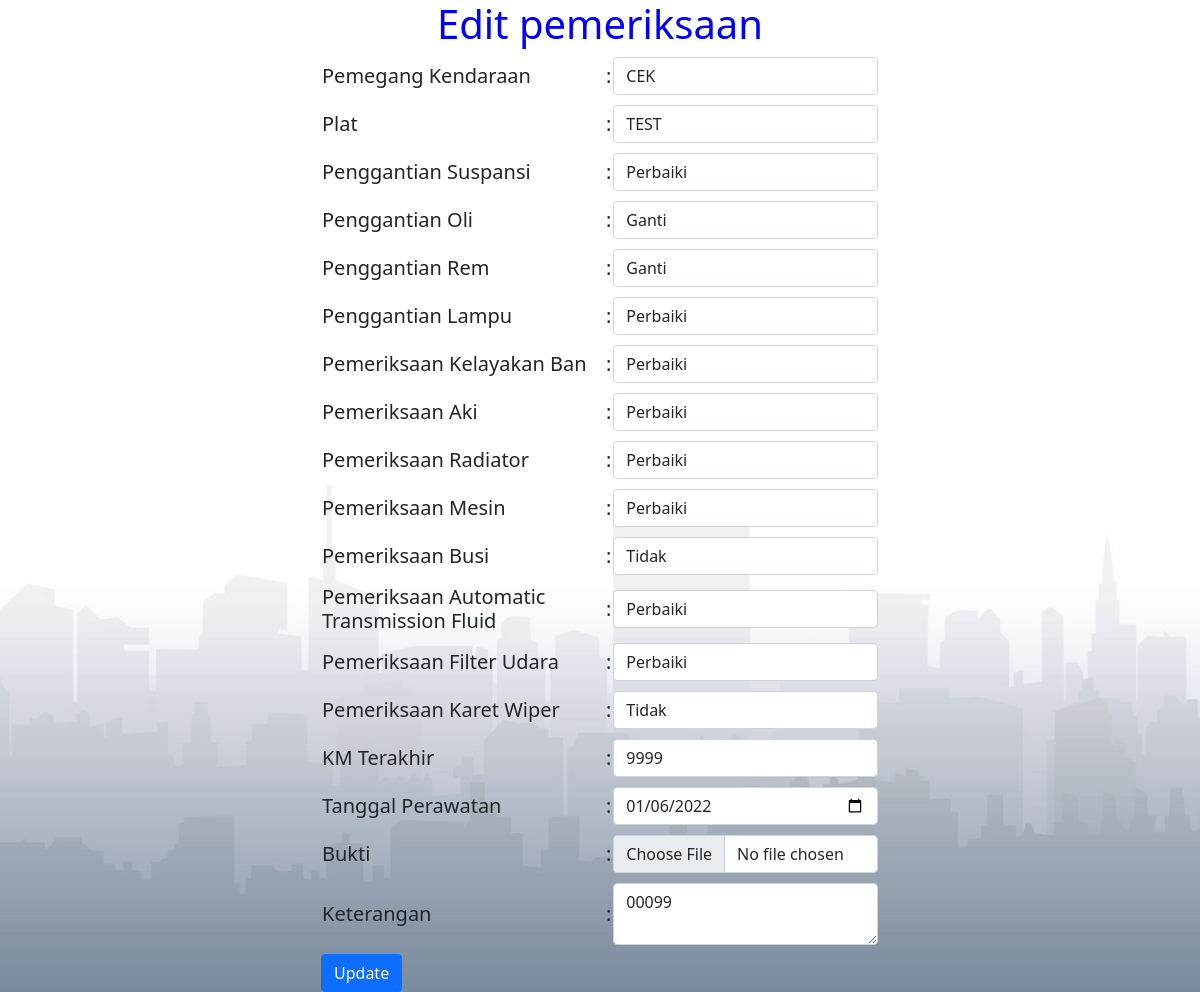
The app's page /pemeriksaan/get_edit/136 with its own data.
### tables this page shows
CREATE TABLE `tbl_perawatan` (
  `id_perawatan` int(11) NOT NULL,
  `pemegang_kendaraan` varchar(32) NOT NULL,
  `plat` varchar(11) NOT NULL,
  `pemeriksaan_suspansi` varchar(11) NOT NULL,
  `pemeriksaan_oli` varchar(11) NOT NULL,
  `pemeriksaan_rem` varchar(11) NOT NULL,
  `pemeriksaan_lampu` varchar(11) NOT NULL,
  `pemeriksaan_kelayakan_ban` varchar(11) NOT NULL,
  `pemeriksaan_aki` varchar(11) NOT NULL,
  `pemeriksaan_radiator` varchar(11) NOT NULL,
  `pemeriksaan_mesin` varchar(11) NOT NULL,
  `pemeriksaan_busi` varchar(11) NOT NULL,
  `pemeriksaan_atf` varchar(11) NOT NULL,
  `pemeriksaan_filter_udara` varchar(11) NOT NULL,
  `pemeriksaan_karet_wiper` varchar(11) NOT NULL,
  `km_terakhir` varchar(11) NOT NULL,
  `tanggal_perawatan` varchar(32) NOT NULL,
  `bukti` varchar(100) NOT NULL,
  `keterangan` varchar(99) NOT NULL
);

### application/controllers/pemeriksaan.php (called while the page is built, shortened)
<?php
class pemeriksaan extends CI_Controller{
 function __construct(){
 $this->load->model('pemeriksaan_model');
 }
	function get_edit() {
		$id_perawatan = $this->uri->segment(3);
		$result = $this->pemeriksaan_model->get_id_perawatan($id_perawatan);
			if($result->num_rows() > 0){
			$i = $result->row_array();
				$data = array(
					'id_perawatan' => $i['id_perawatan'],
					'pemegang_kendaraan' => $i['pemegang_kendaraan'],
					'plat' => $i['plat'],
					'pemeriksaan_suspansi' => $i['pemeriksaan_suspansi'],
					'pemeriksaan_oli' => $i['pemeriksaan_oli'],
					'pemeriksaan_rem' => $i['pemeriksaan_rem'],
					'pemeriksaan_lampu' => $i['pemeriksaan_lampu'],
					'pemeriksaan_kelayakan_ban' => $i['pemeriksaan_kelayakan_ban'],
					'pemeriksaan_aki' => $i['pemeriksaan_aki'],
					'pemeriksaan_radiator' => $i['pemeriksaan_radiator'],
					'pemeriksaan_mesin' => $i['pemeriksaan_mesin'],
					'pemeriksaan_busi' => $i['pemeriksaan_busi'],
					'pemeriksaan_atf' => $i['pemeriksaan_atf'],
					'pemeriksaan_filter_udara' => $i['pemeriksaan_filter_udara'],
					'pemeriksaan_karet_wiper' => $i['pemeriksaan_karet_wiper'],
					'km_terakhir' => $i['km_terakhir'],
					'tanggal_perawatan' => $i['tanggal_perawatan'],
					'bukti' => $i['bukti'],
					'keterangan' => $i['keterangan']
				);
				$this->load->view('edit_pemeriksaan_view',$data);
			}else{
				echo "data was not found";
			}
	}
}

### index.php (called while the page is built, shortened)
<?php
require_once BASEPATH.'core/CodeIgniter.php';

### application/models/pemeriksaan_model.php (called while the page is built, shortened)
<?php
class pemeriksaan_model extends CI_Model{
  function get_id_perawatan($id_perawatan){
  $query = $this->db->get_where('tbl_perawatan', array('id_perawatan' => $id_perawatan));
	  return $query;
  }
}

### application/views/edit_pemeriksaan_view.php (the view, shortened to what this page needs)
<!DOCTYPE html>
<html lang="en">
 <head>
 <link href="<?php echo base_url('assets/css/bootstrap.min.css');?>" rel="stylesheet">
 </head>
		<body>
 <div class="container">
 <h1><center>Edit pemeriksaan</center></h1>
 <div class="col-md-6 offset-md-3">
 <form method="post" enctype="multipart/form-data" action="<?php echo base_url(); ?>pemeriksaan/update">
<table border="0">
<tr>
        <td><h5>Pemegang Kendaraan</td></h5>
        <td><h5>:</td></h5>
        <td><h5>
        <input name="p_pemegang" class="form-control" style="text-transform:uppercase" placeholder="Nama Pemegang"  value="<?php echo $pemegang_kendaraan;?>">
    </tr>
<tr>
        <td><h5>Plat</td></h5>
        <td><h5>:</td></h5>
        <td><h5>
        <input name="p_plat" class="form-control" style="text-transform:uppercase" placeholder="Nomor Plat" value="<?php echo $plat;?>">
    </tr>
    <tr>
        <td><h5>Penggantian Suspansi</td></h5>
        <td><h5>:</td></h5>
        <td><h5>
       <select name="p_suspansi" class="form-control">
							<option value="<?php echo $pemeriksaan_suspansi;?>"><?php echo $pemeriksaan_suspansi;?></option>
						</select> </h5></td>
    </tr>
    <tr>
        <td> <h5>Penggantian Oli</td></h5>
        <td> <h5>:</td></h5>
        <td> <h5>
        <select name="p_oli" class="form-control">
							<option value="<?php echo $pemeriksaan_oli;?>"><?php echo $pemeriksaan_oli;?></option>
						</select></h5></td>
    </tr>
    <tr>
        <td><h5>Penggantian Rem</td></h5>
        <td><h5> :</td></h5>
        <td> <h5>
        <select name="p_rem" class="form-control">
							<option value="<?php echo $pemeriksaan_rem;?>"><?php echo $pemeriksaan_rem;?></option>
						</select></h5></td></td></h5>
    </tr>
   <tr>
        <td><h5>Penggantian Lampu</td></h5>
        <td><h5>:</td></h5>
        <td><h5>
        <select name="p_lampu" class="form-control">
							<option value="<?php echo $pemeriksaan_lampu;?>"><?php echo $pemeriksaan_lampu;?></option>
						</select></h5></td></td></h5>
    </tr>
    <tr>
        <td><h5>Pemeriksaan Kelayakan Ban</td></h5>
        <td><h5>:</td></h5>
        <td><h5>
        <select name="p_ban" class="form-control">
							<option value="<?php echo $pemeriksaan_kelayakan_ban;?>"><?php echo $pemeriksaan_kelayakan_ban;?></option>
						</select></h5></td></td></h5>
    </tr>
    <tr>
        <td><h5>Pemeriksaan Aki</td></h5>
        <td><h5> :</td></h5>
        <td><h5>
        <select name="p_aki" class="form-control">
							<option value="<?php echo $pemeriksaan_aki;?>"><?php echo $pemeriksaan_aki;?></option>
						</select></h5></td></td></h5>
    </tr>
    <tr>
        <td><h5>Pemeriksaan Radiator</td></h5>
        <td><h5> :</td></h5>
        <td><h5>
        <select name="p_radiator" class="form-control">
							<option value="<?php echo $pemeriksaan_radiator;?>"><?php echo $pemeriksaan_radiator;?></option>
						</select></h5></td></td></h5>
    </tr>
    <tr>
        <td><h5>Pemeriksaan Mesin</td></h5>
        <td><h5> :</td></h5>
        <td><h5>
        <select name="p_mesin" class="form-control">
							<option value="<?php echo $pemeriksaan_mesin;?>"><?php echo $pemeriksaan_mesin;?></option>
						</select></h5></td></td>
    </tr>
    <tr>
        <td><h5>Pemeriksaan Busi</td></h5>
        <td><h5> :</td></h5>
        <td><h5>
        <select name="p_busi" class="form-control">
							<option value="<?php echo $pemeriksaan_busi;?>"><?php echo $pemeriksaan_busi;?></option>
						</select></h5></td></td>
    </tr>
    <tr>
        <td><h5>Pemeriksaan Automatic Transmission Fluid</td></h5>
        <td><h5> :</td></h5>
        <td><h5>
        <select name="p_atf" class="form-control">
							<option value="<?php echo $pemeriksaan_atf;?>"><?php echo $pemeriksaan_atf;?></option>
						</select></h5></td></td>
    </tr>
    <tr>
        <td><h5>Pemeriksaan Filter Udara</td></h5>
        <td><h5> :</td></h5>
        <td><h5>
        <select name="p_filter" class="form-control">
							<option value="<?php echo $pemeriksaan_filter_udara;?>"><?php echo $pemeriksaan_filter_udara;?></option>
						</select></h5></td></td>
    </tr>
    <tr>
        <td><h5>Pemeriksaan Karet Wiper</td></h5>
        <td><h5> :</td></h5>
        <td><h5>
        <select name="p_karet" class="form-control">
							<option value="<?php echo $pemeriksaan_karet_wiper;?>"><?php echo $pemeriksaan_karet_wiper;?></option>
						</select></h5></td></td>
    </tr>
<td><h5>KM Terakhir</td></h5>
        <td><h5> :</td></h5>
        <td><h5><input type="text" class="form-control" style="text-transform:uppercase" name="km" value="<?php echo $km_terakhir;?>" placeholder="Km Terakhir"></td></h5>
<tr>
    <tr>
        <td><h5>Tanggal Perawatan</td></h5>
        <td><h5> :</td></h5>
        <td><h5><input type="date" name="tanggal" class="form-control" type="text" value="<?php echo $tanggal_perawatan;?>" placeholder="tanggal"></td></h5>
    </tr>
	<tr>
    <tr>
        <td><h5>Bukti</td></h5>
        <td><h5> :</td></h5>
        <td><h5><input type="file" name="bukti" class="form-control" value="<?php echo $bukti;?>" placeholder="bukti" required></td></h5>
    </tr>
    <tr>
	<td><h5>Keterangan</td></h5>
        <td><h5> :</td></h5>
        <td><h5><textarea name="ket"  value="<?php echo $keterangan;?>" class="form-control" placeholder="Keterangan"><?php echo $keterangan;?></textarea>
    </tr>
</table>
 <button type="submit" class="btn btn-primary">Update</button>
 </form>
 </div>
 </div>
 </body>
</html>

### records on screen
tbl_perawatan: p_pemegang "cek", p_plat "test", p_suspansi "Perbaiki", p_oli "Ganti", p_rem "Ganti", p_lampu "Perbaiki", p_ban "Perbaiki", p_aki "Perbaiki", p_radiator "Perbaiki", p_mesin "Perbaiki", p_busi "Tidak", p_atf "Perbaiki", p_filter "Perbaiki", p_karet "Tidak", km "9999", tanggal "01/06/2022", ket "00099"
